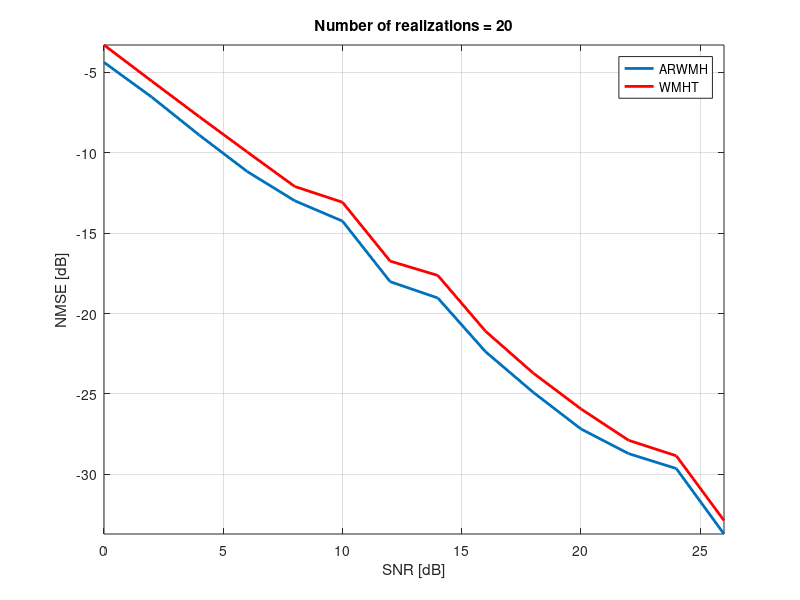

The MATLAB source for this figure:
%-----------------------------------------------------------------------
% Routine for plotting Figure 2(a)
% Author:   Juan Marcos Ramirez Rondon
% Date  :   June, 2017
%
% Ramirez, J. M., & Paredes, J. L. (2014). Robust Sparse Signal Recovery
% Based on Weighted Median Operator. IEEE International Conference on
% Acoustic, Speech, and Signal Processing (ICASSP 2014). pp 1050-1054.
%-----------------------------------------------------------------------
close all;
clear all;

gsim_data = load('nmse_vs_snr_gaussian.dat');
gpar_data = load('nmse_vs_snr_gaussian_parameters.dat');

plot(gsim_data(:,1), gsim_data(:,2), 'LineWidth',2);
hold on;
plot(gsim_data(:,1), gsim_data(:,3), 'r','LineWidth',2);
axis('tight'); grid on;
legend('ARWMH','WMHT');
xlabel('SNR [dB]');
ylabel('NMSE [dB]');
title(['Number of realizations = ' num2str(gpar_data(3))]);